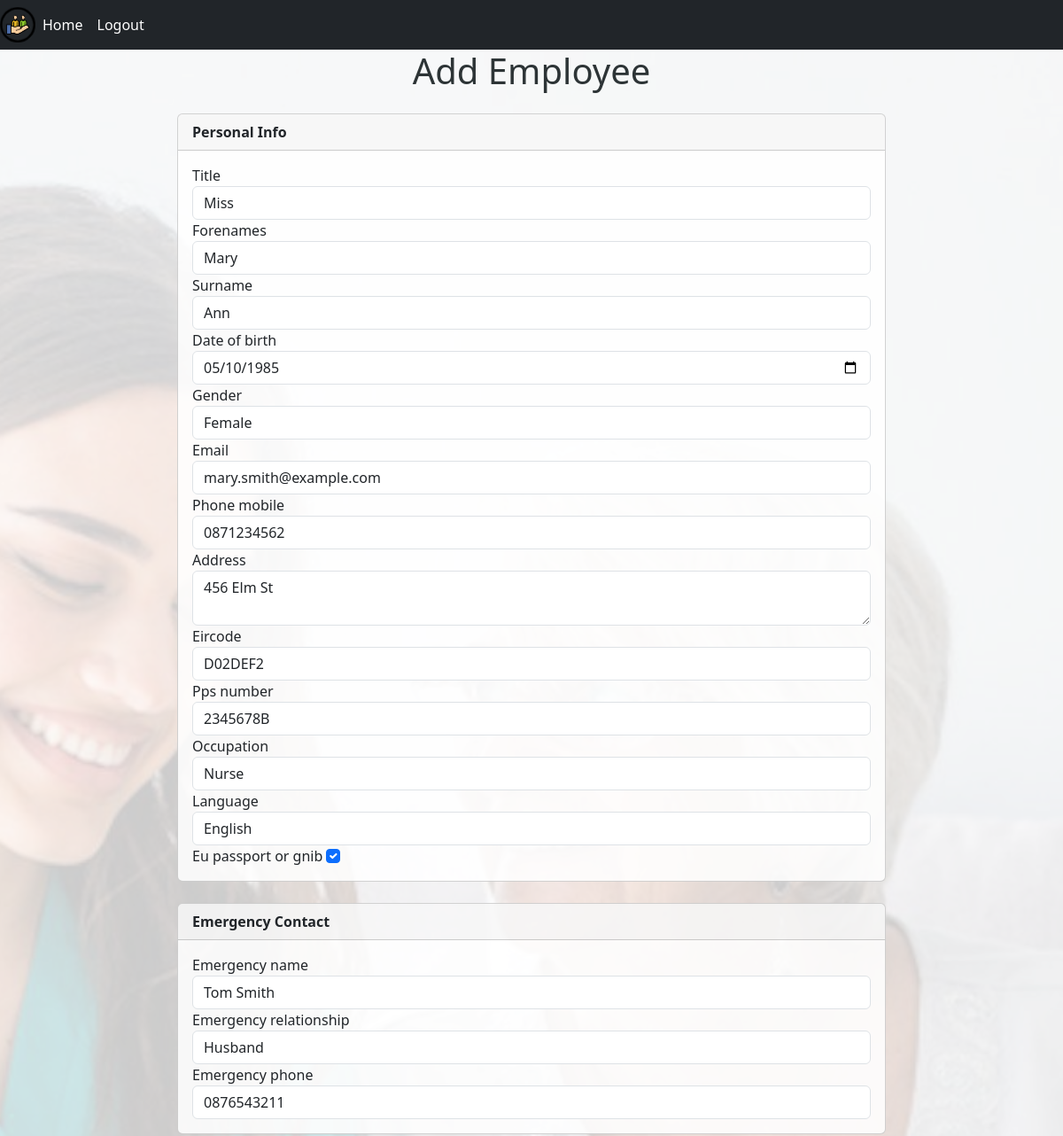
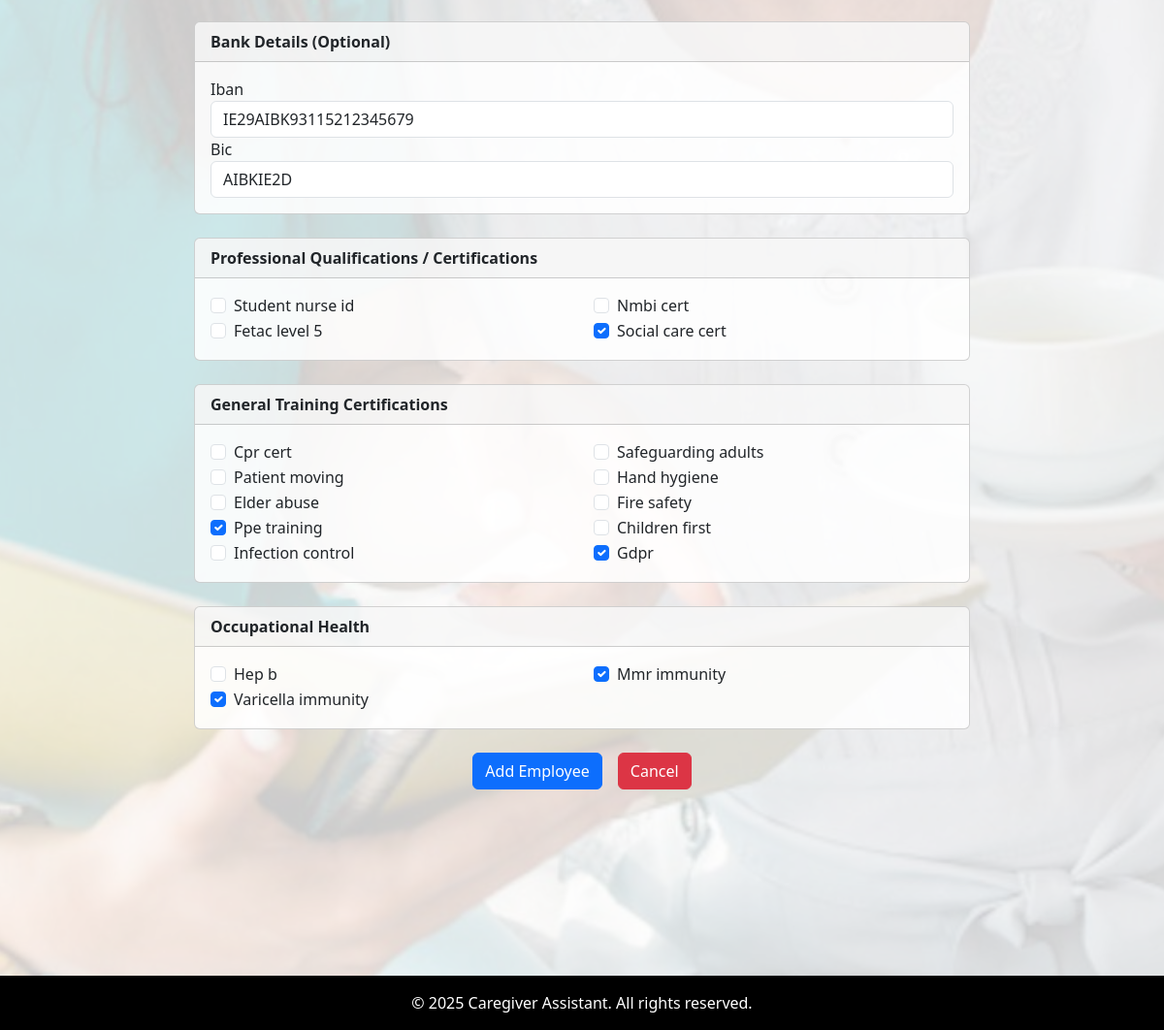
Page /employee/employees/update/3/ on the committed database (2 pictures, top to bottom).
### Employee/models.py (models this page shows, shortened)
class EmployeeApplication(models.Model):
    GENDER_CHOICES = [('M', 'Male'), ('F', 'Female')]
    TITLE_CHOICES = [('Mr', 'Mr'), ('Mrs', 'Mrs'), ('Miss', 'Miss'), ('Ms', 'Ms')]
    title = models.CharField(max_length=10, choices=TITLE_CHOICES)
    forenames = models.CharField(max_length=100)
    surname = models.CharField(max_length=100)
    date_of_birth = models.DateField()
    gender = models.CharField(max_length=1, choices=GENDER_CHOICES)
    email = models.EmailField()
    phone_mobile = models.CharField(max_length=20)
    address = models.TextField()
    eircode = models.CharField(max_length=10)
    pps_number = models.CharField(max_length=20)
    occupation = models.CharField(max_length=100)
    language = models.CharField(max_length=100, null=True)
    eu_passport_or_gnib = models.BooleanField(default=False)
    emergency_name = models.CharField(max_length=100)
    emergency_relationship = models.CharField(max_length=50)
    emergency_phone = models.CharField(max_length=20)
    iban = models.CharField(max_length=34, blank=True)
    bic = models.CharField(max_length=11, blank=True)
    student_nurse_id = models.BooleanField(default=False)
    nmbi_cert = models.BooleanField(default=False)
    fetac_level_5 = models.BooleanField(default=False)
    social_care_cert = models.BooleanField(default=False)
    cpr_cert = models.BooleanField(default=False)
    patient_moving = models.BooleanField(default=False)
    elder_abuse = models.BooleanField(default=False)
    ppe_training = models.BooleanField(default=False)
    infection_control = models.BooleanField(default=False)
    safeguarding_adults = models.BooleanField(default=False)
    hand_hygiene = models.BooleanField(default=False)
    fire_safety = models.BooleanField(default=False)
    children_first = models.BooleanField(default=False)
    gdpr = models.BooleanField(default=False)
    hep_b = models.BooleanField(default=False)
    mmr_immunity = models.BooleanField(default=False)
    varicella_immunity = models.BooleanField(default=False)
    submitted_at = models.DateTimeField(auto_now_add=True)

### Employee/views.py (the view)
# urls.py: path('employees/update/<int:id>/',EmployeeUpdate,name='employee_update'),
def EmployeeUpdate(request, id):
    selected_employee=EmployeeApplication.objects.get(id=id)
    context={
        'employee_form':EmployeeApplication_Form(instance=selected_employee)
    }
    if request.method=='POST':
        employee_form=EmployeeApplication_Form(request.POST,instance=selected_employee)
        if employee_form.is_valid():
            employee_form.save()
            return redirect("/employee/employees/view/")
    return render(request,'add_employees.html',context)

### Frontend/templates/add_employees.html (shortened to what this page needs)
{% extends 'base.html' %}
{% load static %}
{% block content %}
<h1 class="mb-4 text-center">Add Employee</h1>
<div class="container">
  <div class="mx-auto" style="max-width: 800px;">
    <form method="POST">
      <div class="card mb-4">
        <div class="card-header"><strong>Personal Info</strong></div>
        <div class="card-body">
          <label for="{{ employee_form.title.id_for_label }}">{{ employee_form.title.label }}</label>
          {{ employee_form.title }}
          <label for="{{ employee_form.forenames.id_for_label }}">{{ employee_form.forenames.label }}</label>
          {{ employee_form.forenames }}
          <label for="{{ employee_form.surname.id_for_label }}">{{ employee_form.surname.label }}</label>
          {{ employee_form.surname }}
          <label for="{{ employee_form.date_of_birth.id_for_label }}">{{ employee_form.date_of_birth.label }}</label>
          {{ employee_form.date_of_birth }}
          <label for="{{ employee_form.gender.id_for_label }}">{{ employee_form.gender.label }}</label>
          {{ employee_form.gender }}
          <label for="{{ employee_form.email.id_for_label }}">{{ employee_form.email.label }}</label>
          {{ employee_form.email }}
          <label for="{{ employee_form.phone_mobile.id_for_label }}">{{ employee_form.phone_mobile.label }}</label>
          {{ employee_form.phone_mobile }}
          <label for="{{ employee_form.address.id_for_label }}">{{ employee_form.address.label }}</label>
          {{ employee_form.address }}
          <label for="{{ employee_form.eircode.id_for_label }}">{{ employee_form.eircode.label }}</label>
          {{ employee_form.eircode }}
          <label for="{{ employee_form.pps_number.id_for_label }}">{{ employee_form.pps_number.label }}</label>
          {{ employee_form.pps_number }}
          <label for="{{ employee_form.occupation.id_for_label }}">{{ employee_form.occupation.label }}</label>
          {{ employee_form.occupation }}
          <label for="{{ employee_form.language.id_for_label }}">{{ employee_form.language.label }}</label>
          {{ employee_form.language }}
          <label for="{{ employee_form.eu_passport_or_gnib.id_for_label }}">{{ employee_form.eu_passport_or_gnib.label }}</label>
          {{ employee_form.eu_passport_or_gnib }}
        </div>
      </div>
      <div class="card mb-4">
        <div class="card-header"><strong>Emergency Contact</strong></div>
        <div class="card-body">
          <label for="{{ employee_form.emergency_name.id_for_label }}">{{ employee_form.emergency_name.label }}</label>
          {{ employee_form.emergency_name }}
          <label for="{{ employee_form.emergency_relationship.id_for_label }}">{{ employee_form.emergency_relationship.label }}</label>
          {{ employee_form.emergency_relationship }}
          <label for="{{ employee_form.emergency_phone.id_for_label }}">{{ employee_form.emergency_phone.label }}</label>
          {{ employee_form.emergency_phone }}
        </div>
      </div>
      <div class="card mb-4">
        <div class="card-header"><strong>Bank Details (Optional)</strong></div>
        <div class="card-body">
          <label for="{{ employee_form.iban.id_for_label }}">{{ employee_form.iban.label }}</label>
          {{ employee_form.iban }}
          <label for="{{ employee_form.bic.id_for_label }}">{{ employee_form.bic.label }}</label>
          {{ employee_form.bic }}
        </div>
      </div>
      <div class="card mb-4">
        <div class="card-header"><strong>Professional Qualifications / Certifications</strong></div>
        <div class="card-body">
          <div class="row">
            <div class="col-md-6">
              <div class="form-check">
                {{ employee_form.student_nurse_id }}
                <label for="{{ employee_form.student_nurse_id.id_for_label }}">
                  {{ employee_form.student_nurse_id.label }}
                </label>
              </div>
            </div>
            <div class="col-md-6">
              <div class="form-check">
                {{ employee_form.nmbi_cert }}
                <label for="{{ employee_form.nmbi_cert.id_for_label }}">
                  {{ employee_form.nmbi_cert.label }}
                </label>
              </div>
            </div>
            <div class="col-md-6">
              <div class="form-check">
                {{ employee_form.fetac_level_5 }}
                <label for="{{ employee_form.fetac_level_5.id_for_label }}">
                  {{ employee_form.fetac_level_5.label }}
                </label>
              </div>
            </div>
            <div class="col-md-6">
              <div class="form-check">
                {{ employee_form.social_care_cert }}
                <label for="{{ employee_form.social_care_cert.id_for_label }}">
                  {{ employee_form.social_care_cert.label }}
                </label>
              </div>
            </div>
          </div>
        </div>
      </div>
      <div class="card mb-4">
        <div class="card-header"><strong>General Training Certifications</strong></div>
        <div class="card-body">
          <div class="row">
            <div class="col-md-6">
              <div class="form-check">
                {{ employee_form.cpr_cert }}
                <label for="{{ employee_form.cpr_cert.id_for_label }}">
                  {{ employee_form.cpr_cert.label }}
                </label>
              </div>
              <div class="form-check">
                {{ employee_form.patient_moving }}
                <label for="{{ employee_form.patient_moving.id_for_label }}">
                  {{ employee_form.patient_moving.label }}
                </label>
              </div>
              <div class="form-check">
                {{ employee_form.elder_abuse }}
                <label for="{{ employee_form.elder_abuse.id_for_label }}">
                  {{ employee_form.elder_abuse.label }}
                </label>
              </div>
              <div class="form-check">
                {{ employee_form.ppe_training }}
                <label for="{{ employee_form.ppe_training.id_for_label }}">
                  {{ employee_form.ppe_training.label }}
                </label>
              </div>
              <div class="form-check">
                {{ employee_form.infection_control }}
                <label for="{{ employee_form.infection_control.id_for_label }}">
                  {{ employee_form.infection_control.label }}
                </label>
              </div>
            </div>
            <div class="col-md-6">
              <div class="form-check">
                {{ employee_form.safeguarding_adults }}
                <label for="{{ employee_form.safeguarding_adults.id_for_label }}">
                  {{ employee_form.safeguarding_adults.label }}
                </label>
              </div>
              <div class="form-check">
                {{ employee_form.hand_hygiene }}
                <label for="{{ employee_form.hand_hygiene.id_for_label }}">
                  {{ employee_form.hand_hygiene.label }}
                </label>
              </div>
              <div class="form-check">
                {{ employee_form.fire_safety }}
                <label for="{{ employee_form.fire_safety.id_for_label }}">
                  {{ employee_form.fire_safety.label }}
                </label>
              </div>
              <div class="form-check">
                {{ employee_form.children_first }}
                <label for="{{ employee_form.children_first.id_for_label }}">
                  {{ employee_form.children_first.label }}
                </label>
              </div>
              <div class="form-check">
                {{ employee_form.gdpr }}
                <label for="{{ employee_form.gdpr.id_for_label }}">
                  {{ employee_form.gdpr.label }}
                </label>
              </div>
            </div>
          </div>
        </div>
      </div>
      <div class="card mb-4">
        <div class="card-header"><strong>Occupational Health</strong></div>
        <div class="card-body">
          <div class="row">
            <div class="col-md-6">
              <div class="form-check">
                {{ employee_form.hep_b }}
                <label for="{{ employee_form.hep_b.id_for_label }}">
                  {{ employee_form.hep_b.label }}
                </label>
              </div>
            </div>
            <div class="col-md-6">
              <div class="form-check">
                {{ employee_form.mmr_immunity }}
                <label for="{{ employee_form.mmr_immunity.id_for_label }}">
                  {{ employee_form.mmr_immunity.label }}
                </label>
              </div>
            </div>
            <div class="col-md-6">
              <div class="form-check">
                {{ employee_form.varicella_immunity }}
                <label for="{{ employee_form.varicella_immunity.id_for_label }}">
                  {{ employee_form.varicella_immunity.label }}
                </label>
              </div>
            </div>
          </div>
        </div>
      </div>
      <div class="d-flex justify-content-center gap-3 mb-5" style="padding-bottom: 80px;">
        <input type="submit" value="Add Employee" class="btn btn-primary">
        <a href="/employee/employees/home/" class="btn btn-danger">Cancel</a>
      </div>
    </form>
  </div>
</div>
{% endblock %}

### static/css/base.css (style rules this page uses)
body { margin: 0; font-family: 'Segoe UI', Tahoma, Geneva, Verdana, sans-serif; background-color: #F4F6F7; color: #2D3436; }
body, html { min-height: 100vh; position: relative; padding-bottom: 60px; }

### rows in the picture
EmployeeApplication: title "Miss", forenames "Mary", surname "Ann", date_of_birth "05/10/1985", gender "Female", email "mary.smith@example.com", phone_mobile "0871234562", address "456 Elm St", eircode "D02DEF2", pps_number "2345678B", occupation "Nurse", language "English", eu_passport_or_gnib "☑", emergency_name "Tom Smith", emergency_relationship "Husband", emergency_phone "0876543211", iban "IE29AIBK93115212345679", bic "AIBKIE2D", social_care_cert "☑", ppe_training "☑", gdpr "☑", mmr_immunity "☑", varicella_immunity "☑"

### other values in the picture
{{ employee_form.title.label }} "Title"
{{ employee_form.forenames.label }} "Forenames"
{{ employee_form.surname.label }} "Surname"
{{ employee_form.date_of_birth.label }} "Date of birth"
{{ employee_form.gender.label }} "Gender"
{{ employee_form.email.label }} "Email"
{{ employee_form.phone_mobile.label }} "Phone mobile"
{{ employee_form.address.label }} "Address"
{{ employee_form.eircode.label }} "Eircode"
{{ employee_form.pps_number.label }} "Pps number"
{{ employee_form.occupation.label }} "Occupation"
{{ employee_form.language.label }} "Language"
{{ employee_form.eu_passport_or_gnib.label }} "Eu passport or gnib"
{{ employee_form.emergency_name.label }} "Emergency name"
{{ employee_form.emergency_relationship.label }} "Emergency relationship"
